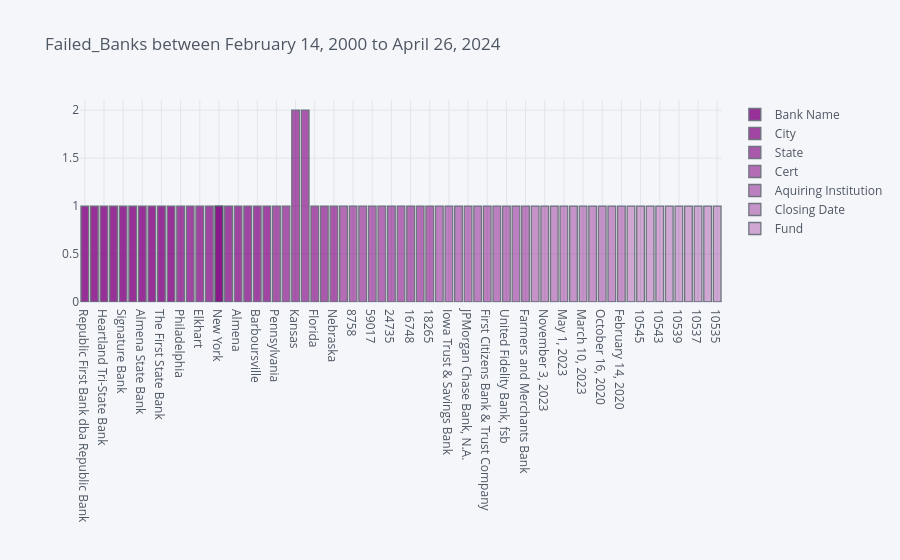

The code cell stored with this chart in its notebook:
### Code cell
df[0].iplot(kind='hist', bins=35, color='purple', title='Failed_Banks between February 14, 2000 to April 26, 2024')

### Figure 1 — Plotly figure (JSON) as saved in the notebook; plotly's stock layout.template omitted (floating-point values rounded to 4 significant figures)
{"data": [{"histfunc": "count", "histnorm": "", "marker": {"color": "rgba(128, 0, 128, 1.0)", "line": {"color": "#4D5663", "width": 1.3}}, "name": "Bank Name", "nbinsx": 35, "opacity": 0.8, "orientation": "v", "type": "histogram", "x": ["Republic First Bank dba Republic Bank", "Citizens Bank", "Heartland Tri-State Bank", "First Republic Bank", "Signature Bank", "Silicon Valley Bank", "Almena State Bank", "First City Bank of Florida", "The First State Bank", "Ericson State Bank"]}, {"histfunc": "count", "histnorm": "", "marker": {"color": "rgba(128, 0, 128, 0.8999999999999999)", "line": {"color": "#4D5663", "width": 1.3}}, "name": "City", "nbinsx": 35, "opacity": 0.8, "orientation": "v", "type": "histogram", "x": ["Philadelphia", "Sac City", "Elkhart", "San Francisco", "New York", "Santa Clara", "Almena", "Fort Walton Beach", "Barboursville", "Ericson"]}, {"histfunc": "count", "histnorm": "", "marker": {"color": "rgba(128, 0, 128, 0.7999999999999998)", "line": {"color": "#4D5663", "width": 1.3}}, "name": "State", "nbinsx": 35, "opacity": 0.8, "orientation": "v", "type": "histogram", "x": ["Pennsylvania", "Iowa", "Kansas", "California", "New York", "California", "Kansas", "Florida", "West Virginia", "Nebraska"]}, {"histfunc": "count", "histnorm": "", "marker": {"color": "rgba(128, 0, 128, 0.7)", "line": {"color": "#4D5663", "width": 1.3}}, "name": "Cert", "nbinsx": 35, "opacity": 0.8, "orientation": "v", "type": "histogram", "x": [27332, 8758, 25851, 59017, 57053, 24735, 15426, 16748, 14361, 18265]}, {"histfunc": "count", "histnorm": "", "marker": {"color": "rgba(128, 0, 128, 0.5999999999999999)", "line": {"color": "#4D5663", "width": 1.3}}, "name": "Aquiring Institution", "nbinsx": 35, "opacity": 0.8, "orientation": "v", "type": "histogram", "x": ["Fulton Bank, National Association", "Iowa Trust & Savings Bank", "Dream First Bank, N.A.", "JPMorgan Chase Bank, N.A.", "Flagstar Bank, N.A.", "First Citizens Bank & Trust Company", "Equity Bank", "United Fidelity Bank, fsb", "MVB Bank, Inc.", "Farmers and Merchants Bank"]}, {"histfunc": "count", "histnorm": "", "marker": {"color": "rgba(128, 0, 128, 0.49999999999999983)", "line": {"color": "#4D5663", "width": 1.3}}, "name": "Closing Date", "nbinsx": 35, "opacity": 0.8, "orientation": "v", "type": "histogram", "x": ["April 26, 2024", "November 3, 2023", "July 28, 2023", "May 1, 2023", "March 12, 2023", "March 10, 2023", "October 23, 2020", "October 16, 2020", "April 3, 2020", "February 14, 2020"]}, {"histfunc": "count", "histnorm": "", "marker": {"color": "rgba(128, 0, 128, 0.39999999999999974)", "line": {"color": "#4D5663", "width": 1.3}}, "name": "Fund", "nbinsx": 35, "opacity": 0.8, "orientation": "v", "type": "histogram", "x": [10546, 10545, 10544, 10543, 10540, 10539, 10538, 10537, 10536, 10535]}], "layout": {"barmode": "overlay", "legend": {"bgcolor": "#F5F6F9", "font": {"color": "#4D5663"}}, "paper_bgcolor": "#F5F6F9", "plot_bgcolor": "#F5F6F9", "title": {"font": {"color": "#4D5663"}, "text": "Failed_Banks between February 14, 2000 to April 26, 2024"}, "xaxis": {"gridcolor": "#E1E5ED", "showgrid": true, "tickfont": {"color": "#4D5663"}, "title": {"font": {"color": "#4D5663"}, "text": ""}, "zerolinecolor": "#E1E5ED"}, "yaxis": {"gridcolor": "#E1E5ED", "showgrid": true, "tickfont": {"color": "#4D5663"}, "title": {"font": {"color": "#4D5663"}, "text": ""}, "zerolinecolor": "#E1E5ED"}}}
